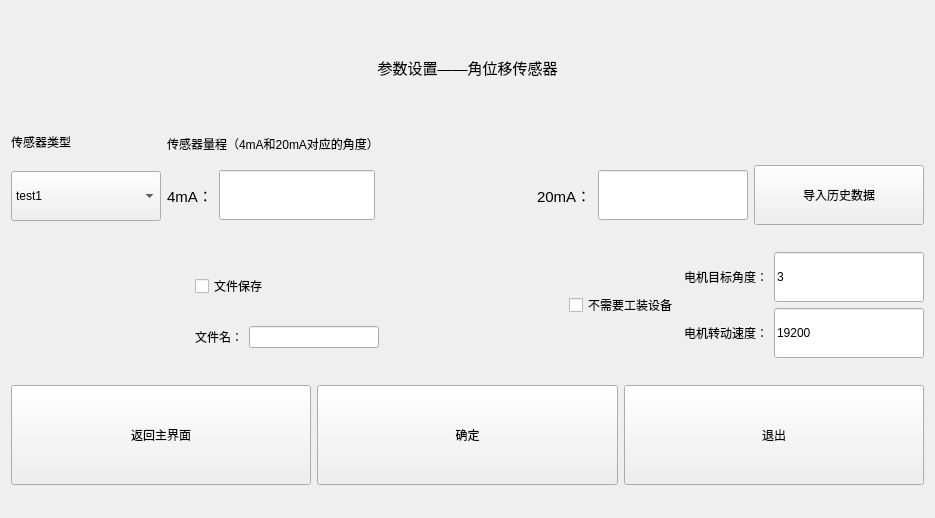
<?xml version="1.0" encoding="UTF-8"?>
<ui version="4.0">
 <class>paramWin_angleSensor</class>
 <widget class="QWidget" name="paramWin_angleSensor">
  <property name="geometry">
   <rect>
    <x>0</x>
    <y>0</y>
    <width>935</width>
    <height>518</height>
   </rect>
  </property>
  <property name="windowTitle">
   <string>参数设置_角位移传感器</string>
  </property>
  <layout class="QGridLayout" name="gridLayout">
   <item row="0" column="0" colspan="2">
    <widget class="QLabel" name="label">
     <property name="minimumSize">
      <size>
       <width>0</width>
       <height>60</height>
      </size>
     </property>
     <property name="maximumSize">
      <size>
       <width>2000</width>
       <height>50</height>
      </size>
     </property>
     <property name="font">
      <font>
       <pointsize>11</pointsize>
      </font>
     </property>
     <property name="text">
      <string>参数设置——角位移传感器</string>
     </property>
     <property name="alignment">
      <set>Qt::AlignCenter</set>
     </property>
    </widget>
   </item>
   <item row="1" column="0">
    <layout class="QVBoxLayout" name="verticalLayout_2">
     <item>
      <widget class="QLabel" name="label_sensor_type">
       <property name="minimumSize">
        <size>
         <width>0</width>
         <height>40</height>
        </size>
       </property>
       <property name="maximumSize">
        <size>
         <width>16777215</width>
         <height>40</height>
        </size>
       </property>
       <property name="text">
        <string>传感器类型</string>
       </property>
      </widget>
     </item>
     <item>
      <widget class="QComboBox" name="cBox_angle_sensor_type">
       <property name="minimumSize">
        <size>
         <width>150</width>
         <height>50</height>
        </size>
       </property>
       <item>
        <property name="text">
         <string>test1</string>
        </property>
       </item>
       <item>
        <property name="text">
         <string>test2</string>
        </property>
       </item>
      </widget>
     </item>
    </layout>
   </item>
   <item row="1" column="1">
    <layout class="QVBoxLayout" name="verticalLayout">
     <item>
      <widget class="QLabel" name="label_range">
       <property name="minimumSize">
        <size>
         <width>0</width>
         <height>40</height>
        </size>
       </property>
       <property name="maximumSize">
        <size>
         <width>16777215</width>
         <height>30</height>
        </size>
       </property>
       <property name="text">
        <string>传感器量程（4mA和20mA对应的角度）</string>
       </property>
      </widget>
     </item>
     <item>
      <layout class="QHBoxLayout" name="horizontalLayout_6">
       <item>
        <layout class="QHBoxLayout" name="horizontalLayout_4">
         <item>
          <widget class="QLabel" name="label_4mA">
           <property name="font">
            <font>
             <pointsize>11</pointsize>
            </font>
           </property>
           <property name="text">
            <string>4mA：</string>
           </property>
          </widget>
         </item>
         <item>
          <widget class="QLineEdit" name="lineE_4mA">
           <property name="minimumSize">
            <size>
             <width>150</width>
             <height>50</height>
            </size>
           </property>
           <property name="maximumSize">
            <size>
             <width>200</width>
             <height>16777215</height>
            </size>
           </property>
          </widget>
         </item>
         <item>
          <spacer name="horizontalSpacer_3">
           <property name="orientation">
            <enum>Qt::Horizontal</enum>
           </property>
           <property name="sizeHint" stdset="0">
            <size>
             <width>40</width>
             <height>20</height>
            </size>
           </property>
          </spacer>
         </item>
        </layout>
       </item>
       <item>
        <layout class="QHBoxLayout" name="horizontalLayout_5">
         <item>
          <widget class="QLabel" name="label_20mA">
           <property name="font">
            <font>
             <pointsize>11</pointsize>
            </font>
           </property>
           <property name="text">
            <string>20mA：</string>
           </property>
          </widget>
         </item>
         <item>
          <widget class="QLineEdit" name="lineE_20mA">
           <property name="minimumSize">
            <size>
             <width>150</width>
             <height>50</height>
            </size>
           </property>
           <property name="maximumSize">
            <size>
             <width>200</width>
             <height>16777215</height>
            </size>
           </property>
          </widget>
         </item>
         <item>
          <widget class="QPushButton" name="btn_load_data">
           <property name="minimumSize">
            <size>
             <width>170</width>
             <height>60</height>
            </size>
           </property>
           <property name="maximumSize">
            <size>
             <width>200</width>
             <height>16777215</height>
            </size>
           </property>
           <property name="text">
            <string>导入历史数据</string>
           </property>
          </widget>
         </item>
        </layout>
       </item>
      </layout>
     </item>
    </layout>
   </item>
   <item row="2" column="0" colspan="2">
    <layout class="QHBoxLayout" name="horizontalLayout_3">
     <item>
      <spacer name="horizontalSpacer_2">
       <property name="orientation">
        <enum>Qt::Horizontal</enum>
       </property>
       <property name="sizeHint" stdset="0">
        <size>
         <width>40</width>
         <height>20</height>
        </size>
       </property>
      </spacer>
     </item>
     <item>
      <layout class="QVBoxLayout" name="verticalLayout_3">
       <item>
        <widget class="QCheckBox" name="cBox_file_save">
         <property name="minimumSize">
          <size>
           <width>0</width>
           <height>50</height>
          </size>
         </property>
         <property name="text">
          <string>文件保存</string>
         </property>
        </widget>
       </item>
       <item>
        <layout class="QHBoxLayout" name="horizontalLayout_7">
         <item>
          <widget class="QLabel" name="label_file_name">
           <property name="text">
            <string>文件名：</string>
           </property>
          </widget>
         </item>
         <item>
          <widget class="QLineEdit" name="lineE_file_name"/>
         </item>
        </layout>
       </item>
      </layout>
     </item>
     <item>
      <spacer name="horizontalSpacer">
       <property name="orientation">
        <enum>Qt::Horizontal</enum>
       </property>
       <property name="sizeHint" stdset="0">
        <size>
         <width>40</width>
         <height>20</height>
        </size>
       </property>
      </spacer>
     </item>
     <item>
      <widget class="QCheckBox" name="checkBox_no_need_device">
       <property name="minimumSize">
        <size>
         <width>0</width>
         <height>50</height>
        </size>
       </property>
       <property name="text">
        <string>不需要工装设备</string>
       </property>
      </widget>
     </item>
     <item>
      <layout class="QVBoxLayout" name="verticalLayout_4">
       <item>
        <layout class="QHBoxLayout" name="horizontalLayout_9">
         <item>
          <widget class="QLabel" name="label_motor">
           <property name="text">
            <string>电机目标角度：</string>
           </property>
          </widget>
         </item>
         <item>
          <widget class="QLineEdit" name="lineE_target_angle">
           <property name="minimumSize">
            <size>
             <width>150</width>
             <height>50</height>
            </size>
           </property>
           <property name="text">
            <string>3</string>
           </property>
          </widget>
         </item>
        </layout>
       </item>
       <item>
        <layout class="QHBoxLayout" name="horizontalLayout_8">
         <item>
          <widget class="QLabel" name="label_motor_spd">
           <property name="minimumSize">
            <size>
             <width>0</width>
             <height>40</height>
            </size>
           </property>
           <property name="text">
            <string>电机转动速度：</string>
           </property>
          </widget>
         </item>
         <item>
          <widget class="QLineEdit" name="lineE_motor_spd">
           <property name="minimumSize">
            <size>
             <width>150</width>
             <height>50</height>
            </size>
           </property>
           <property name="maximumSize">
            <size>
             <width>200</width>
             <height>16777215</height>
            </size>
           </property>
           <property name="text">
            <string>19200</string>
           </property>
          </widget>
         </item>
        </layout>
       </item>
      </layout>
     </item>
     <item>
      <layout class="QHBoxLayout" name="horizontalLayout_2"/>
     </item>
    </layout>
   </item>
   <item row="3" column="0" colspan="2">
    <layout class="QHBoxLayout" name="horizontalLayout">
     <item>
      <widget class="QPushButton" name="btn_back_mainW">
       <property name="minimumSize">
        <size>
         <width>200</width>
         <height>100</height>
        </size>
       </property>
       <property name="text">
        <string>返回主界面</string>
       </property>
      </widget>
     </item>
     <item>
      <widget class="QPushButton" name="btn_ok">
       <property name="minimumSize">
        <size>
         <width>200</width>
         <height>100</height>
        </size>
       </property>
       <property name="text">
        <string>确定</string>
       </property>
      </widget>
     </item>
     <item>
      <widget class="QPushButton" name="btn_exit">
       <property name="minimumSize">
        <size>
         <width>200</width>
         <height>100</height>
        </size>
       </property>
       <property name="text">
        <string>退出</string>
       </property>
      </widget>
     </item>
    </layout>
   </item>
  </layout>
 </widget>
 <resources/>
 <connections/>
</ui>
